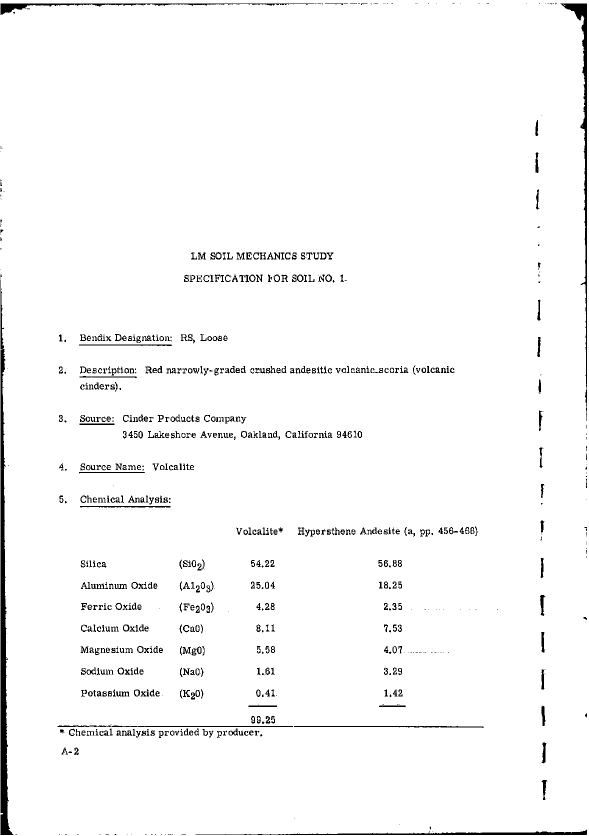
#> input picture img/1968-vol2/p0003.png, 1178 x 1671 px (shown at 1/2 size)
$ python zoom.py ../../../../../img/1968-vol2/p0003.png out.png 3
#> lines starting #> are read from the running program, lines starting #| are printed output that depends on the picture; after the words box and inside, x2 and y2 are one past the last pixel; in counts of white or black regions, pixels touching at a corner belong together
"""Enlarge a PNG (an overlay crop) by an integer factor for viewing. usage: zoom.py in.png out.png factor"""
import sys
from PIL import Image
im = Image.open(sys.argv[1])
#> im is the input picture: PIL image 1178x1671 L; 97.2% white; 763 black regions (242 under 20 px), largest, box (x1, y1, x2, y2) and area: (1, 560, 27, 1670) 9966, (1121, 7, 1174, 842) 4423, (391, 1659, 1174, 1670) 2632
k = int(sys.argv[3])
im.resize((im.width * k, im.height * k), Image.NEAREST).save(sys.argv[2])
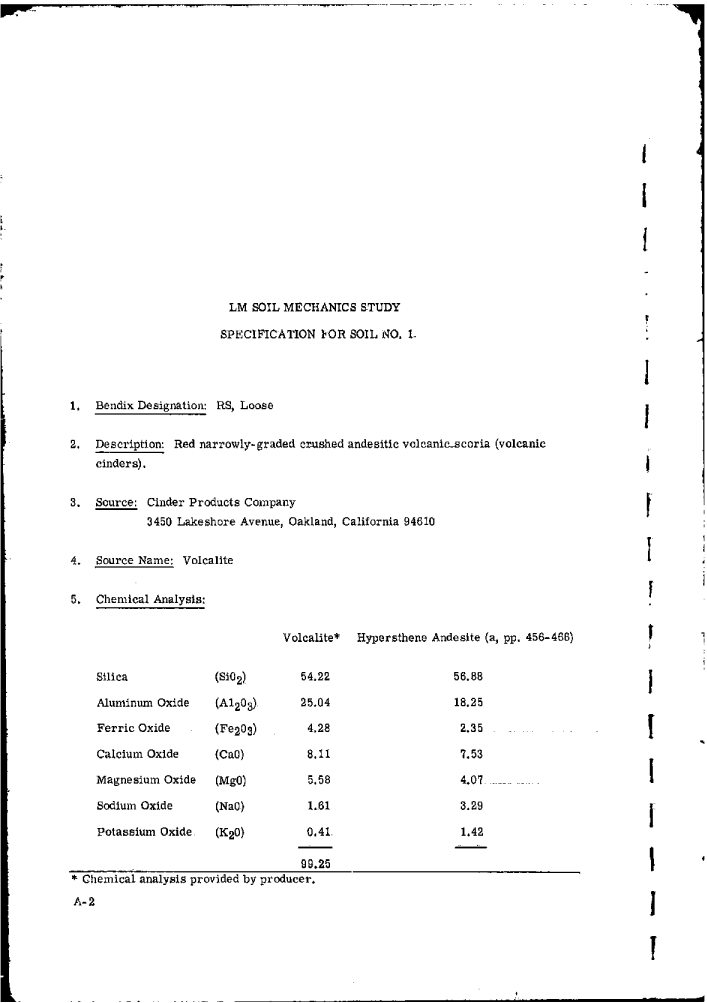
#> saved as out.png: PIL image 3534x5013 L (shown at 1/5 size); 97.2% white; 763 black regions (114 under 20 px), largest, box (x1, y1, x2, y2) and area: (3, 1680, 81, 5010) 89694, (3363, 21, 3522, 2526) 39807, (1173, 4977, 3522, 5010) 23688

$ run again, on img/1968-vol2/p0005.png
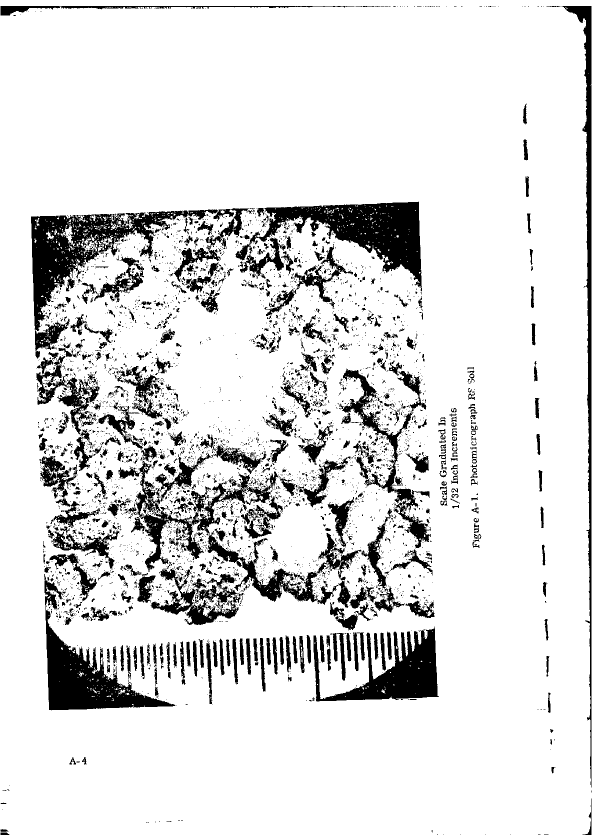
#> input picture img/1968-vol2/p0005.png, 1196 x 1671 px (shown at 1/2 size)
#> im is the input picture: PIL image 1196x1671 L; 87.1% white; 4872 black regions (4265 under 20 px), largest, box (x1, y1, x2, y2) and area: (62, 418, 468, 717) 24967, (471, 403, 844, 582) 23679, (88, 1148, 350, 1421) 19021
#> `im.resize((im.width * k, im.height * k), Image.NEAREST).save(sys.argv[..`:
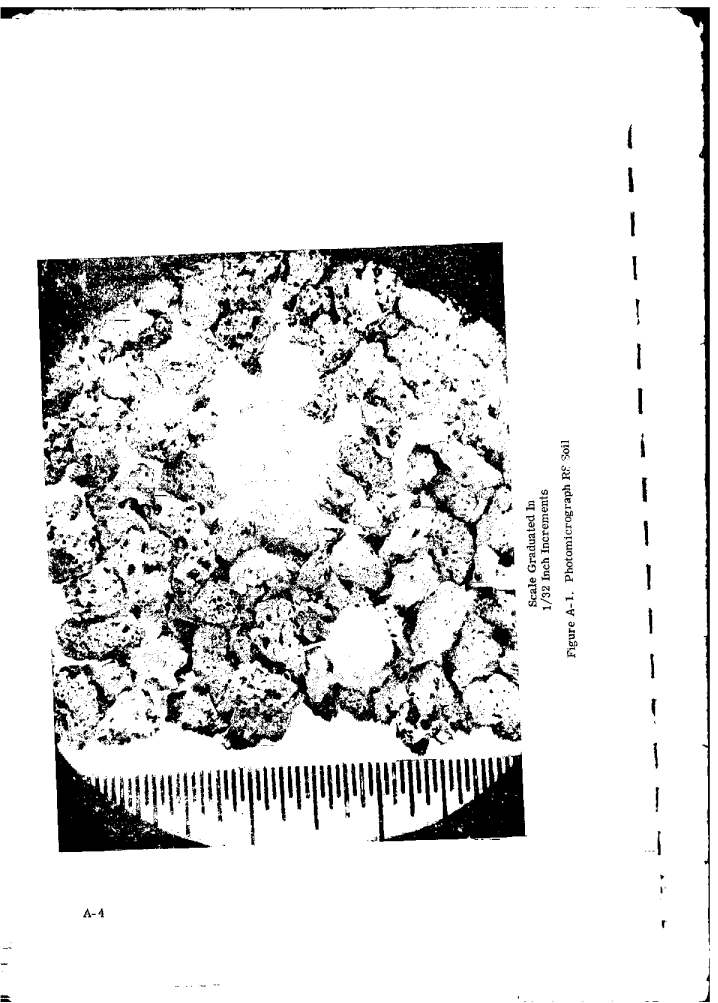
#> saved as out.png: PIL image 3588x5013 L (shown at 1/5 size); 87.1% white; 4872 black regions (2658 under 20 px), largest, box (x1, y1, x2, y2) and area: (186, 1254, 1404, 2151) 224703, (1413, 1209, 2532, 1746) 213111, (264, 3444, 1050, 4263) 171189

$ run again, on img/1968-vol2/p0007.png
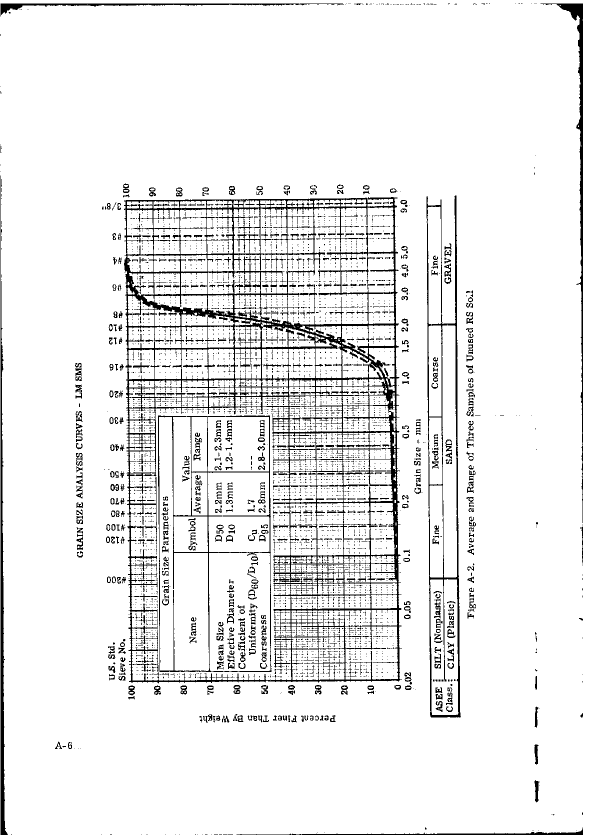
#> input picture img/1968-vol2/p0007.png, 1178 x 1671 px (shown at 1/2 size)
#> im is the input picture: PIL image 1178x1671 L; 92.3% white; 4989 black regions (4307 under 20 px), largest, box (x1, y1, x2, y2) and area: (248, 394, 804, 1367) 67879, (853, 391, 922, 1435) 8624, (316, 831, 543, 1344) 6051
#> `im.resize((im.width * k, im.height * k), Image.NEAREST).save(sys.argv[..`:
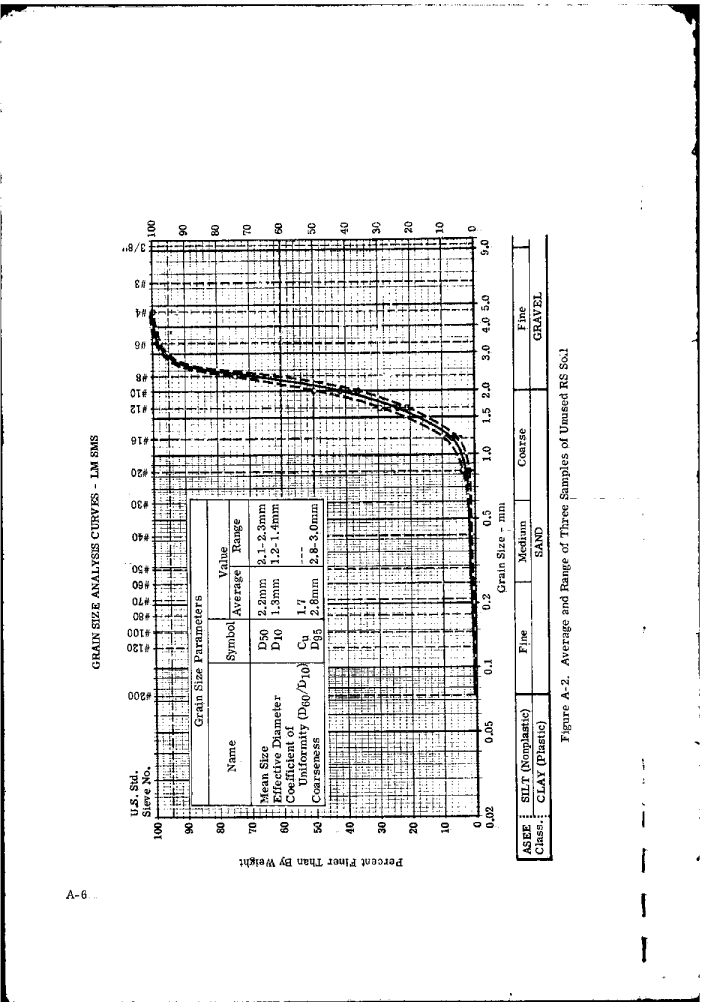
#> saved as out.png: PIL image 3534x5013 L (shown at 1/5 size); 92.3% white; 4989 black regions (2344 under 20 px), largest, box (x1, y1, x2, y2) and area: (744, 1182, 2412, 4101) 610911, (2559, 1173, 2766, 4305) 77616, (948, 2493, 1629, 4032) 54459

$ run again, on img/1968-vol2/p0008.png
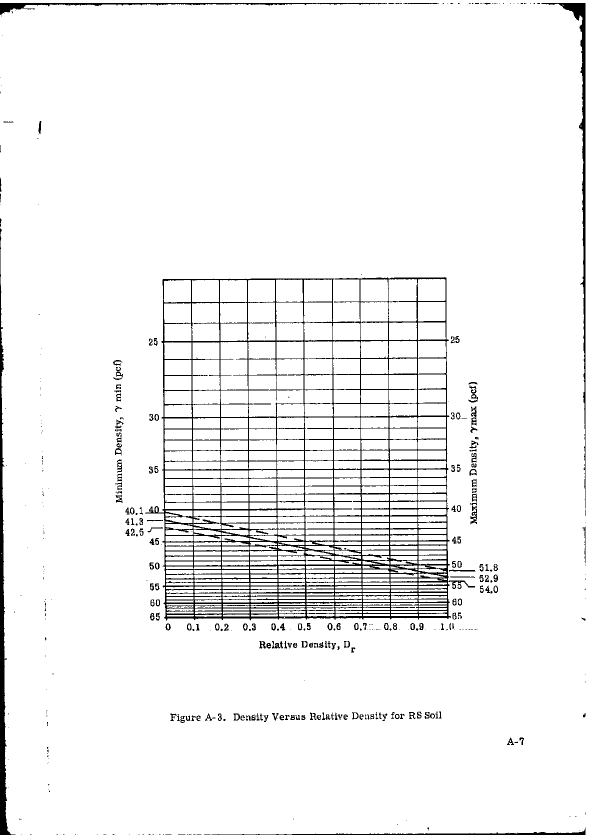
#> input picture img/1968-vol2/p0008.png, 1178 x 1671 px (shown at 1/2 size)
#> im is the input picture: PIL image 1178x1671 L; 95% white; 455 black regions (254 under 20 px), largest, box (x1, y1, x2, y2) and area: (290, 554, 902, 1241) 67098, (0, 456, 31, 1670) 8123, (1082, 6, 1171, 1016) 5550
#> `im.resize((im.width * k, im.height * k), Image.NEAREST).save(sys.argv[..`:
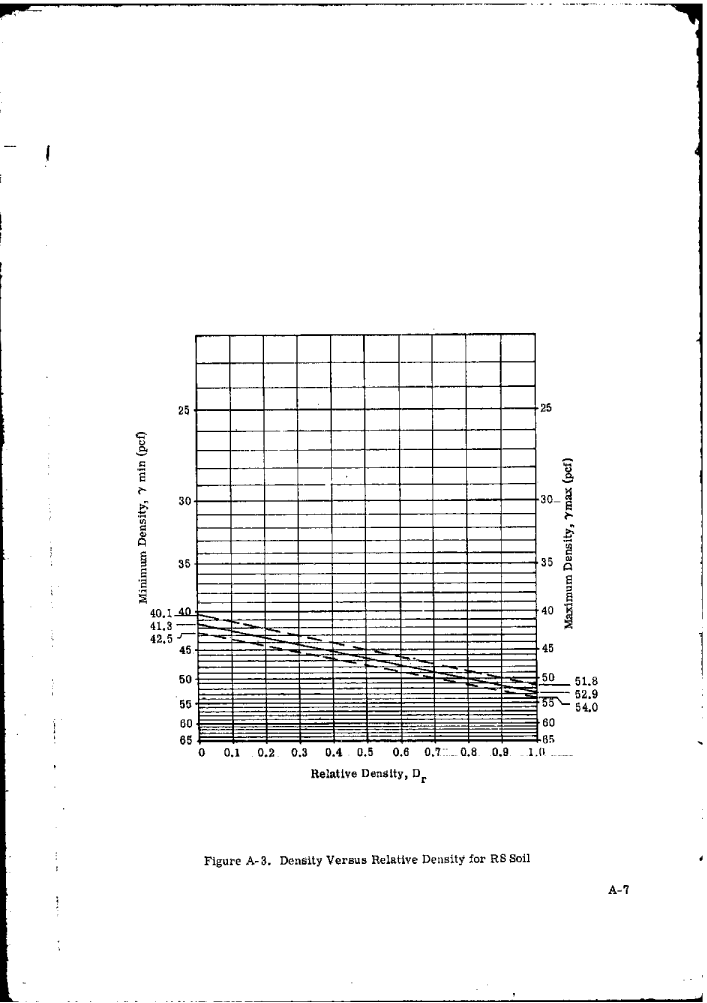
#> saved as out.png: PIL image 3534x5013 L (shown at 1/5 size); 95% white; 455 black regions (140 under 20 px), largest, box (x1, y1, x2, y2) and area: (870, 1662, 2706, 3723) 603882, (0, 1368, 93, 5010) 73107, (3246, 18, 3513, 3048) 49950
